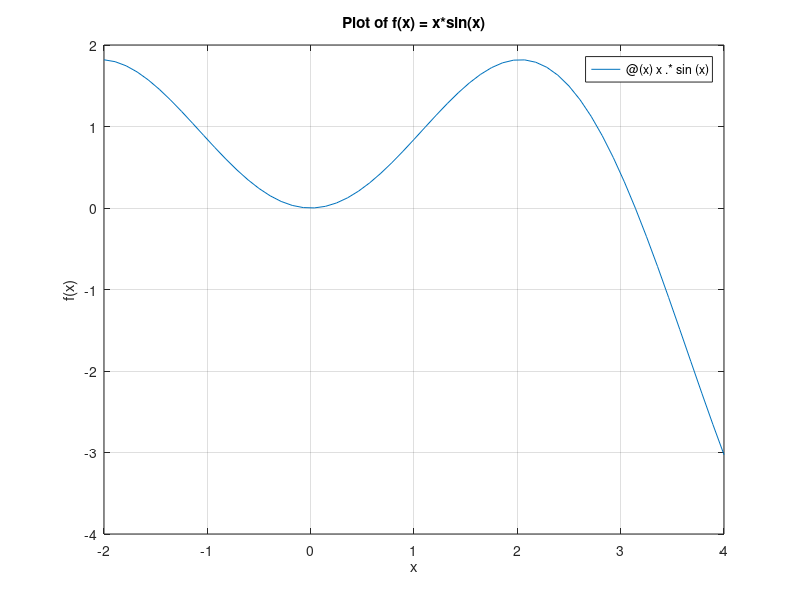

The MATLAB script that drew this image: (Note: this script raises an error after producing the figure.)
% 22120368 - Phan Thanh Tien
% Clear workspaces
clear all;
clc;

%% Beginning of Chapter 1

%% 13
A = 2 ^ 3 - (1 + 2) * (2 + 3) / (3 + 4) + sqrt(2) / sqrt(sqrt(3));
B = sin(pi / 3) - 2 * cos(pi / 4) + 3 * tan(pi / 6) / (2 - cot(5 * pi / 6));
C = exp(-sqrt(2)) - log(2/3) + log(exp(1) + 2);
D = (2 * A + 3 * B) / (C ^ 2 - 2 * C)

%% 14
a = 2; b = 3; c = 1;
A = (b + sqrt(b ^ 2 - 4 * a * c)) / (2 * a);
B = [a * sin(b) * cos(c), a * sin(b) * sin(c), a * cos(b)];
C = [(a + b) / (a + b + c), (a - b + c) / (a + b + c), (c ^ 2 - a * b) / (a + b + c), 1 / (a + b + c)];
% D = A * B + C % Error

%% 15
f = @(x) x .* sin(x);

fplot(f, [-2, 4]);
title('Plot of f(x) = x*sin(x)');
xlabel('x');
ylabel('f(x)');
grid on;

syms x;
f_sym = x * sin(x);
fplot(f_sym, [-2, 4]);
title('Plot of f(x) = x*sin(x)');
xlabel('x');
ylabel('f(x)');
grid on;

%% 16
% Bai 16.b
syms x;
syms y;
fxy = abs(x) + 2 * abs(y);
f1_2 = subs(subs(fxy, x, 1), y, 2);
ezsurf(f, [-2, 4, -3, 3]);

% Bai 16.a
f = @(x, y) abs(x) + 2 * abs(y);
f1 = f(1, 2);
[x, y] = meshgrid(-2:0.1:4, -3:0.1:3);
fxy = f(x, y);
surf(x, y, fxy);

%% 17 Find the derivative and integral of a function
% 17.a
syms x;
f = x ^ 2 + 2 * x + 4;

df = diff(f, x);
df2 = subs(df, x, 2);

f_i = int(f, x, 0, 1);
f_a = int(f);

% 17.b
g = (x .^ 2 + 1) / (x + 1);
dg = diff(g, x);
dg2 = diff(dg, x);
dg2_1 = sub(dg, x, 1);

G = int(g);
G_1 = int(g, -1, 1);

% % 17.c
% h = @x sin(2 * x);
% dh = diff(h, x);
% dh_0 = dh(0);
% H = int(h);
% H_1 = int(h, 0, inf);

%% 18 Solve quadratic equation
a = 2;
b = -3;
c = 1;

[x1, x2] = solve_quadratic(a, b, c);

fprintf('x1 = %f\n', x1);
fprintf('x2 = %f\n', x2);

function [x1, x2] = solve_quadratic(a, b, c)
    delta = b ^ 2 - 4 * a * c;

    if delta < 0
        x1 = NaN;
        x2 = NaN;
    else
        x1 = (-b + sqrt(delta)) / (2 * a);
        x2 = (-b - sqrt(delta)) / (2 * a);
    end

end

%% 19 Find the extreme values of a function
clear all;
clc;
syms x;
f = x ^ 3 - 6 * x;
[x, y] = find_extreme(f, -2, 2);

fprintf('Cuc tri cua f(x) = x^3 - 6x la:\n');
fprintf('x = %f\n', x);
fprintf('y = %f\n', y);

function [x, y] = find_extreme(f, a, b)
    syms x;
    df = diff(f, x);
    x = solve(df, x);
    y = subs(f, x);
end

%% 20 Find the 2nd derivative of 2 variables function, check if f_xy = f_yx
f = (x / y) * sin(y / x);

find_l2_derivative(f);

function find_l2_derivative(f)
    syms x y;
    f_xx = diff(f, x, 2);
    f_yy = diff(f, y, 2);
    f_xy = diff(diff(f, x), y);
    f_yx = diff(diff(f, y), x);

    if f_xy == f_yx
        fprintf('f_xy = f_yx\n');
    else
        fprintf('f_xy != f_yx\n');
    end

end

%% End of Chapter 1

%% Beginning of Chapter 2: Error and Approximation

clear all;
format long;
clc;

%% 1, 2.
% a.
p_e = 0.9857; % p*
p_a = 0.9768; % \bar{p}
% b.
p_e = 421;
p_a = 397;
% c.
p_e = 1102;
p_a = 1113;
% d.
p_e = 2.5743;
p_a = 2.6381;

% Code for a, b, c, d
aEp = abs(p_e - p_a);
rEp = aEp / abs(p_e);

%% 3. Find the error between true value with approximation using round() and floor()
% a.
p_e = pi;
% b.
p_e = exp(1);
% c.
p_e = ln(2);
% d.
p_e = sqrt(2);
% e.
p_e = sin(1);

% Code for a, b, c, d, e
p_1 = round(p_e, 3);
aEp1 = abs(p_e - p_1);
rEp1 = aEp1 / abs(p_e);

p_2 = floor(p_e * 10 ^ 3) / (10 ^ 3);
aEp2 = abs(p_e - p_2);
rEp2 = aEp2 / abs(p_e);

fprintf('[round]\n');
fprintf('p_1 = %f\n', p_1);
fprintf('Absolute error: %f\n', aEp1);
fprintf('Relative error: %f\n', rEp1);

fprintf('[floor]\n');
fprintf('p_2 = %f\n', p_2);
fprintf('Absolute error: %f\n', aEp2);
fprintf('Relative error: %f\n', rEp2);

%% 4. Check if the p_L <= p* <= p_R
% a.
p_t = 15.932; %\bar{p}
aEp = 1.247; % Absolute error
p_e = 17.351; % p*
% b.
p_t = 11115;
aEp = 120;
p_e = 11205;
% c.
p_t = 36.215;
aEp = 1.327;
p_e = 38.735;
% d.
p_t = 297;
aEp = 15;
p_e = 319;

% Code for a, b, c, d
p_L = p_t - aEp;
p_R = p_t + aEp;

if (p_L <= p_e) && (p_e <= p_R)
    fprintf('p_L <= p* <= p_R\n');
else
    fprintf('p_L > p* or p* > p_R\n');
end

%% 8. Given the following function
function [aEp, rEp] = saiso(p_e, p_a)
    aEp = abs(p_e - p_a);
    rEp = aEp / abs(p_e);
end

% a. What is the input and output?
% Input: p_e, p_a
% Output: aEp, rEp: The absolute and relative error

% b. Where the function has been put? Name of the function?
% saiso.m

% c. How to use this function?
% [aEp, rEp] = saiso(p_e, p_a)

%% 9. Function to find approximation of a Non-repeating decimal value
% Test the function
value = pi;
[round_value, floor_value] = approx_non_repeating_decimal(value);
fprintf('round_value = %f\n', round_value);
fprintf('floor_value = %f\n', floor_value);

function [round_value, floor_value] = approx_non_repeating_decimal(value)
    round_value = round(value, 3);
    floor_value = floor(value * 10 ^ 3) / (10 ^ 3);
end

%% 10. Function to check if the error is within the delta value (true/false)
% p_a is the approximation value
% p_e is the true value
% Test the function
p_e = pi;
p_a = 3.14;
delta_value = 0.01;
is_valid_approximation = is_valid_approximation(p_e, p_a, delta_value);
fprintf('is_valid_approximation = %d\n', is_valid_approximation);

function [is_valid_approximation] = is_valid_approximation(p_e, p_a, delta_value)
    p_L = p_e - aEp;
    p_R = p_e + aEp;
    is_valid_approximation = (p_L <= p_a) && (p_a <= p_R);
end

%% 11. Function to check if the error is within the tolerance
% Test the function
p_e = pi;
p_a = 3.14;
tolerance = 0.01;
valid = is_within_tolerance(p_e, p_a, tolerance);
fprintf('is_within_tolerance = %d\n', valid);

function [valid] = is_within_tolerance(p_e, p_a, tolerance)
    aEp = abs(p_e - p_a);
    rEp = aEp / abs(p_e);
    valid = rEp <= tolerance;
end

%% 12. Function to find the absolute and relative error of a function that has n variables
% Test the function
f = @(x) x ^ 2 + 2 * x + 4;
p_e = 10;
p_a = 11;
[aEp, rEp] = find_error(f, p_e, p_a);
fprintf('aEp = %f\n', aEp);
fprintf('rEp = %f\n', rEp);

function [aEp, rEp] = find_error(f, p_e, p_a)
    aEp = abs(p_e - p_a);
    rEp = aEp / abs(p_e);
end

%% 13. Function to find the value of function u (get 3 decimal places) and the absolute and relative error
% a.
syms x y;
u = log(2 * y + x ^ 2);
x_0 = 1.796;
y_0 = 0.532;  % Use a different variable name for the numeric value
p_e = double(subs(subs(u, x, x_0), y, y_0));  % Substitute y with y_0
p_a = round(p_e * 1000) / 1000;
[aEp, rEp] = find_error_v2(u, p_e, p_a);
fprintf('p_a = %f\n', p_a);
fprintf('aEp = %f\n', aEp);
fprintf('rEp = %f\n', rEp);

function [aEp, rEp] = find_error_v2(u, p_e, p_a)
    aEp = abs(p_e - p_a);
    rEp = aEp / abs(p_e);
end

%% End of chapter 2

%% Beginning of Chapter 3: Solve the equation
%% 1. Bisection method
% Function to solve the equation using Bisection method
% Test the function
f = @(x) x ^ 3 - 6 * x ^ 2 + 11 * x - 6.1;
a = 0;
b = 1;
tol = 1e-5;
[x, n] = bisection_method(f, a, b, tol);
fprintf('x = %f\n', x);
fprintf('n = %d\n', n);

% Input:
%   f: A function handle for the function you want to find a root of.
%   a, b: The interval that contains the root.
%   tol: The tolerance for the stopping criterion.
% Output:
%   x: The approximate root of the function f.
%   n: The number of iterations needed to reach the desired tolerance.
function [x, n] = bisection_method(f, a, b, tol)
    n = 0;
    % Print the table header
    fprintf('%5s %10s %10s %10s %10s %10s %10s\n', 'k', 'a', 'b', 'c', 'f(c)', 'f(c) < tol', 'f(c) * f(a)');

    figure; hold on; % Create a new figure and hold it for multiple plots
    fplot(f, [a b]); % Plot the function f over the interval [a, b]
    title('Bisection Method');
    xlabel('x');
    ylabel('f(x)');

    while (b - a) / 2 > tol
        n = n + 1;
        c = (a + b) / 2;
        fc = f(c);
        plot(c, f(c), 'ro'); % Plot the midpoint at each iteration
        % Print the iteration results
        fprintf('%5d %10.5f %10.5f %10.5f %10.5f %10d %10.5f\n', n, a, b, c, fc, abs(fc) < tol, fc * f(a));

        if fc == 0
            break;
        elseif f(a) * fc < 0
            b = c;
        else
            a = c;
        end
    end

    x = (a + b) / 2;

end

%% Given function:
chiadoi(@(x) exp(x) - x - 3, 0, 3, 10 ^ (-3));

function [c, fc] = chiadoi(f, a, b, Df)
    k = 1; hold on

    while 1
        c = (a + b) / 2;
        fc = f(c);
        rEc = abs((a - c) / a);
        disp([k c fc]);
        plot(k, fc, 'ro');
        if abs(fc) < Df, break, end

        if f(a) * f(c) > 0, a = c;
        else b = c;
        end

        k = k + 1;
    end
end

%% 2. Fixed point iteration method
% Function to solve the equation using Fixed point iteration method
% Test the function
g = @(x) 1 + 1 / x;
x0 = 1;
tol = 1e-5;
[x, n, x_vals] = fixed_point_iteration_method(g, x0, tol);
fprintf('x = %f\n', x);
fprintf('n = %d\n', n);

% The Fixed Point Iteration method for root finding.
% Input:
%   g: A function handle for the function you want to find a fixed point of.
%   x0: The initial guess for the fixed point.
%   tol: The tolerance for the stopping criterion.
% Output:
%   x: The approximate fixed point of the function g.
%   n: The number of iterations needed to reach the desired tolerance.
%   x_vals: The estimates at each iteration.
function [x, n, x_vals] = fixed_point_iteration_method(g, x0, tol)
    n = 0;
    x = x0;
    x_vals = x; % Initialize x_vals with the initial guess

    % Print the table header
    fprintf('%5s %10s %10s %10s\n', 'k', 'xk', 'f(xk)', 'f(xk) < tol');

    while true
        n = n + 1;
        x1 = g(x);

        % Print the iteration results
        fprintf('%5d %10.5f %10.5f %10d\n', n, x, g(x), abs(x1 - x) < tol);

        if abs(x1 - x) < tol
            break;
        end

        x = x1;
        x_vals = [x_vals, x]; % Store the estimate at each iteration
    end

    % Plot the estimates at each iteration
    figure;
    plot(1:n, x_vals, 'o-');
    xlabel('Iteration');
    ylabel('Estimate');
    title('Convergence of Fixed Point Iteration');
end


%% 3. Newton-Raphson method
% Function to solve the equation using Newton-Raphson method
% Test the function
f = @(x) x ^ 3 - 6 * x ^ 2 + 11 * x - 6.1;
df = @(x) 3 * x ^ 2 - 12 * x + 11;
x0 = 0;
tol = 1e-5;
[x, n] = newton_raphson_method(f, df, x0, tol);
fprintf('x = %f\n', x);
fprintf('n = %d\n', n);

% The Newton-Raphson method for root finding.
% Input:
%   f: A function handle for the function you want to find a root of.
%   df: A function handle for the derivative of f.
%   x0: The initial guess for the root.
%   tol: The tolerance for the stopping criterion.
% Output:
%   x: The approximate root of the function f.
%   n: The number of iterations needed to reach the desired tolerance.
function [x, n, x_vals] = newton_raphson_method(f, df, x0, tol)
    n = 0;
    x = x0;
    x_vals = x; % Initialize x_vals with the initial guess

    % Print the table header
    fprintf('%5s %10s %10s %10s\n', 'k', 'xk', 'f(xk)', 'f(xk) < tol');

    while true
        n = n + 1;
        x1 = x - f(x) / df(x);

        % Print the iteration results
        fprintf('%5d %10.5f %10.5f %10d\n', n, x, f(x), abs(x1 - x) < tol);

        if abs(x1 - x) < tol
            break;
        end

        x = x1;
        x_vals = [x_vals, x]; % Store the estimate at each iteration
    end

    % Plot the estimates at each iteration
    figure;
    plot(1:n, x_vals, 'o-');
    xlabel('Iteration');
    ylabel('Estimate');
    title('Convergence of Newton-Raphson Method');
end


%% 4. Secant method
% Test the function
f = @(x) x ^ 3 - 6 * x ^ 2 + 11 * x - 6.1;
x0 = 0;
x1 = 1;
tol = 1e-5;
[x, n] = secant_method(f, x0, x1, tol);
fprintf('x = %f\n', x);
fprintf('n = %d\n', n);

% The Secant method for root finding.
% Input:
%   f: A function handle for the function you want to find a root of.
%   x0, x1: The initial guesses for the root.
%   tol: The tolerance for the stopping criterion.
% Output:
%   x: The approximate root of the function f.
%   n: The number of iterations needed to reach the desired tolerance.
function [x, n, x_vals] = secant_method(f, x0, x1, tol)
    n = 0;
    x_vals = x1; % Initialize x_vals with the initial guess

    % Print the table header
    fprintf('%5s %10s %10s %10s %10s %10s %10s\n', 'k', 'a', 'b', 'x', 'f(x)', 'f(x) < tol', 'f(x) * f(a)');

    while true
        n = n + 1;
        x2 = x1 - f(x1) * (x1 - x0) / (f(x1) - f(x0));

        % Print the iteration results
        fprintf('%5d %10.5f %10.5f %10.5f %10.5f %10d %10.5f\n', n, x0, x1, x2, f(x2), abs(x2 - x1) < tol, f(x2) * f(x0));

        if abs(x2 - x1) < tol
            break;
        end

        x0 = x1;
        x1 = x2;
        x_vals = [x_vals, x1]; % Store the estimate at each iteration
    end

    x = x2;

    % Plot the estimates at each iteration
    figure;
    plot(1:n, x_vals, 'o-');
    xlabel('Iteration');
    ylabel('Estimate');
    title('Convergence of Secant Method');
end


%% End of chapter 3


%% Chapter 4. Linear Algebra Functions


% Test the function
% Define the coefficient matrix A and the right-hand side vector b
A = [5 1 1; 1 10 1; 1 1 20];
b = [7; 12; 22];

% Define the initial guess x0, the tolerance tol, and the maximum number of iterations max_iter
x0 = [0; 0; 0];
tol = 1e-6;
max_iter = 100;

% Call the iterative function
x_iterative = iterative(A, b, x0, tol, max_iter);

% Call the gauss_seidel function
x_gauss_seidel = gauss_seidel(A, b, x0, tol, max_iter);

% Print the results
fprintf('Solution from iterative method: \n');
disp(x_iterative);
fprintf('Solution from Gauss-Seidel method: \n');
disp(x_gauss_seidel);


% The Iterative method for solving linear systems.
% Input:
%   A: The coefficient matrix.
%   b: The right-hand side vector.
%   x0: The initial guess for the solution.
%   tol: The tolerance for the stopping criterion.
%   max_iter: The maximum number of iterations.
% Output:
%   x: The approximate solution of the system Ax = b.
function x = iterative(A, b, x0, tol, max_iter)
    D = diag(diag(A)); % Diagonal matrix
    L = tril(A, -1); % Lower triangular matrix
    U = triu(A, 1); % Upper triangular matrix
    T = -inv(D) * (L + U); % Iterative matrix
    c = inv(D) * b; % Iterative vector
    x = x0; % Initial guess
    x_vals = x; % Initialize x_vals with the initial guess

    % Print the table header
    fprintf('%5s %15s\n', 'Iter', 'Root');

    for i = 1:max_iter
        x_new = T * x + c;

        % Print the root after each iteration
        for j = 1:length(x_new)
            fprintf('%5d %15.6f\n', i, x_new(j));
        end

        if norm(x_new - x, inf) < tol
            x = x_new;
            return;
        end

        x = x_new;
        x_vals = [x_vals, x]; % Store the root after each iteration
    end

    % Plot the root after each iteration
    figure;
    plot(1:max_iter, x_vals, 'o-');
    xlabel('Iteration');
    ylabel('Root');
    title('Convergence of Iterative Method');

    error('Solution did not converge');
end


% The Gauss-Seidel method for solving linear systems.
% Input:
%   A: The coefficient matrix.
%   b: The right-hand side vector.
%   x0: The initial guess for the solution.
%   tol: The tolerance for the stopping criterion.
%   max_iter: The maximum number of iterations.
% Output:
%   x: The approximate solution of the system Ax = b.
function x = gauss_seidel(A, b, x0, tol, max_iter)
    D = diag(diag(A)); % Diagonal matrix
    L = tril(A, -1); % Lower triangular matrix
    U = triu(A, 1); % Upper triangular matrix
    T = -inv(D + L) * U; % Iterative matrix
    c = inv(D + L) * b; % Iterative vector
    x = x0; % Initial guess
    x_vals = x; % Initialize x_vals with the initial guess

    % Print the table header
    fprintf('%5s %15s\n', 'Iter', 'Root');

    for i = 1:max_iter
        x_new = T * x + c;

        % Print the root after each iteration
        for j = 1:length(x_new)
            fprintf('%5d %15.6f\n', i, x_new(j));
        end

        if norm(x_new - x, inf) < tol
            x = x_new;
            return;
        end

        x = x_new;
        x_vals = [x_vals, x]; % Store the root after each iteration
    end

    % Plot the root after each iteration
    figure;
    plot(1:max_iter, x_vals, 'o-');
    xlabel('Iteration');
    ylabel('Root');
    title('Convergence of Gauss-Seidel Method');

    error('Solution did not converge');
end


% Iterative method (other way) - [DEPRECATED]
function x = iterative2(A, C, tol, max_iter)
    % Compute B and G
    D = diag(A); % Diagonal elements of A
    B = -A ./ D + eye(size(A)); % B matrix
    G = C ./ D; % G vector

    % Initialize x
    x = G;

    % Iteration
    for k = 1:max_iter
        x_new = B * x + G;

        if norm(A * x_new - C) < tol
            x = x_new;
            return;
        end

        x = x_new;
    end

    error('Solution did not converge');
end

%% End of Chapter 4

%% Chap 5.1. Interpolation
%% 5.1.1. Polynomial interpolation
% Test the function
x = [1, 2.2, 3.1, 4];
y = [1.678, 3.267, 2.198, 3.787];
x_new = 2.5;
[y_new, a] = polynomial_interpolation(x, y, x_new);

% Print the interpolated y value
fprintf('y_new = %f\n', y_new);

% Print the regression function coefficients
fprintf('The regression function coefficients are: \n');
disp(a);

% Polynomial Interpolation Function
% This function performs polynomial interpolation for a given set of x and y values.
% It finds the coefficients of the polynomial that fits the given points, evaluates this polynomial at a new point or a set of new points, and plots the original points and the interpolated points.
% Additionally, it finds the regression function, prints it, and returns it.
%
% Inputs:
%   x: A vector of x values of the points.
%   y: A vector of y values of the points.
%   x_new: A new x value or a vector of new x values at which to evaluate the polynomial.
%
% Output:
%   y_new: The value or values of the polynomial at the new point or points.
%   a: The coefficients of the polynomial (the regression function).
%
% Usage:
%   [y_new, a] = polynomial_interpolation(x, y, x_new);
%
% Example:
%   x = [1, 2.2, 3.1, 4];
%   y = [1.678, 3.267, 2.198, 3.787];
%   x_new = 2.5;
%   [y_new, a] = polynomial_interpolation(x, y, x_new);
%   fprintf('y_new = %f\n', y_new);
%   fprintf('The regression function coefficients are: \n');
%   disp(a);
%
%   % Draw the function of polynomial interpolation
%   x_new = 1:0.1:4;
%   [y_new, a] = polynomial_interpolation(x, y, x_new);
%   plot(x, y, 'o', x_new, y_new, '-');
%
%   % Print the regression function coefficients
%   fprintf('The regression function coefficients are: \n');
%   disp(a);

function [y_new, a] = polynomial_interpolation(x, y, x_new)
    n = length(x);
    A = zeros(n, n);

    for i = 1:n
        A(:, i) = x .^ (i - 1);
    end

    a = A \ y';
    y_new = zeros(size(x_new));

    for i = 1:n
        y_new = y_new + a(i) * x_new .^ (i - 1);
    end

    % Build the polynomial string
    polynomial_str = 'f(x) = ';

    for i = n:-1:2
        polynomial_str = [polynomial_str, num2str(a(i)), ' * x^', num2str(i - 1), ' + '];
    end

    polynomial_str = [polynomial_str, num2str(a(1))];

    % Print the polynomial
    fprintf('%s\n', polynomial_str);

    % Return the coefficients of the polynomial
    return;
end

% Draw the function of polynomial interpolation
x = [1, 2.2, 3.1, 4];
y = [1.678, 3.267, 2.198, 3.787];
x_new = 1:0.1:4;
y_new = polynomial_interpolation(x, y, x_new);
plot(x, y, 'o', x_new, y_new, '-');
title('Polynomial Interpolation');

%% 5.1.2. Lagrange Interpolation Function
% This function performs Lagrange interpolation for a given set of x and y values.
% It constructs the Lagrange polynomial that fits the given points, and evaluates this polynomial at a new point or a set of new points.
%
% Inputs:
%   x: A vector of x values of the points. Should be the same length as y.
%   y: A vector of y values of the points. Should be the same length as x.
%   x_new: A new x value or a vector of new x values at which to evaluate the polynomial.
%
% Outputs:
%   y_new: The value or values of the polynomial at the new point or points.
%
% Usage:
%   y_new = lagrange_interpolation(x, y, x_new);
%
% Example:
%   x = [1, 2.2, 3.1, 4];
%   y = [1.678, 3.267, 2.198, 3.787];
%   x_new = 2.5;
%   y_new = lagrange_interpolation(x, y, x_new);
%   fprintf('y_new = %f\n', y_new);
%
% Note: If x_new is a vector, the function will plot the original points (x, y) and the interpolated points (x_new, y_new).

function y_new = lagrange_interpolation(x, y, x_new)
    % Initialize y_new
    y_new = zeros(size(x_new));

    % Number of data points
    n = length(x);

    % Initialize symbolic variable
    syms x_sym;

    % Initialize Lagrange polynomial
    L = 0;

    % Construct the Lagrange polynomial
    for i = 1:n
        % Initialize Li,n(x) as 1
        Li = 1;

        for j = 1:n

            if i ~= j
                Li = Li * (x_sym - x(j)) / (x(i) - x(j));
            end

        end

        % Add the term Li,n(x) * y(i) to the Lagrange polynomial
        L = L + Li * y(i);
    end

    % Print the Lagrange polynomial
    fprintf('Lagrange polynomial: L(x) = %s\n', char(L));

    % Evaluate the polynomial at the new points
    for k = 1:length(x_new)
        y_new(k) = double(subs(L, x_sym, x_new(k)));
    end

    % Return the interpolated values
    return;
end

% Test the function
x = [1, 2.2, 3.1, 4];
y = [1.678, 3.267, 2.198, 3.787];
x_new = 2.5;
y_new = lagrange_interpolation(x, y, x_new);
fprintf('y_new = %f\n', y_new);

% Draw the function of Lagrange interpolation
x_new = 1:0.1:4;
y_new = lagrange_interpolation(x, y, x_new);
plot(x, y, 'o', x_new, y_new, '-');
title('Lagrange Interpolation');
xlabel('x');
ylabel('y');
legend('Original points', 'Interpolated points');
grid on;

%% 5.1.3. Newton Interpolation Function
% This function performs Newton interpolation for a given set of x and y values.
% It finds the coefficients of the Newton polynomial that fits the given points, evaluates this polynomial at a new point or a set of new points.
% Additionally, it prints the Newton polynomial in a symbolic format and returns the interpolated y values and the polynomial string.
%
% Inputs:
%   x: A vector of x values of the points. Should be the same length as y.
%   y: A vector of y values of the points. Should be the same length as x.
%   x_new: A new x value or a vector of new x values at which to evaluate the polynomial.
%
% Outputs:
%   y_new: The value or values of the polynomial at the new point or points.
%
% Usage:
%   y_new = newton_interpolation(x, y, x_new);
%
% Example:
%   x = [1, 2.2, 3.1, 4];
%   y = [1.678, 3.267, 2.198, 3.787];
%   x_new = 2.5;
%   y_new = newton_interpolation(x, y, x_new);
%   fprintf('y_new = %f\n', y_new);
%
% Note: If x_new is a vector, the function will plot the original points (x, y) and the interpolated points (x_new, y_new).

function y_new = newton_interpolation(x, y, x_new)
    n = length(x);
    f = zeros(n, n);
    f(:, 1) = y(:); % the first column is y

    for j = 2:n

        for i = j:n
            f(i, j) = (f(i, j - 1) - f(i - 1, j - 1)) / (x(i) - x(i - j + 1));
        end

    end

    % Compute the interpolated values
    y_new = f(n, n);

    for i = (n - 1):-1:1
        y_new = y_new .* (x_new - x(i)) + f(i, i);
    end

    % Print the Newton polynomial
    syms x_sym; % Create a symbolic variable
    fprintf('Newton polynomial: f(x) = %s\n', char(poly2sym(f(n, :), x_sym)));

    % Return the interpolated values
    return;
end

% Test the function
x = [1, 2.2, 3.1, 4];
y = [1.678, 3.267, 2.198, 3.787];
x_new = 2.5;
y_new = newton_interpolation(x, y, x_new);
fprintf('y_new = %f\n', y_new);

% Draw the function of Newton interpolation
x_new = 1:0.1:4;
y_new = newton_interpolation(x, y, x_new);
plot(x, y, 'o', x_new, y_new, '-');
title('Newton Interpolation');
xlabel('x');
ylabel('y');
legend('Original points', 'Interpolated points');
grid on;

%% 5.1.4. Cubic Spline Interpolation Function
% This function performs cubic spline interpolation for a given set of x and y values.
% It constructs the cubic spline that fits the given points, evaluates this spline at a new point or a set of new points.
% Additionally, it prints the cubic spline in a symbolic format and returns the interpolated y values and the spline function.
%
% Inputs:
%   x: A vector of x values of the points. Should be the same length as y.
%   y: A vector of y values of the points. Should be the same length as x.
%   x_new: A new x value or a vector of new x values at which to evaluate the spline.
%
% Outputs:
%   y_new: The value or values of the spline at the new point or points.
%   pp: The piecewise polynomial representing the spline.
%
% Usage:
%   [y_new, pp] = spline_interpolation(x, y, x_new);
%
% Example:
%   x = [1, 2.2, 3.1, 4];
%   y = [1.678, 3.267, 2.198, 3.787];
%   x_new = 2.5;
%   [y_new, pp] = spline_interpolation(x, y, x_new);
%   fprintf('y_new = %f\n', y_new);
%
% Note: If x_new is a vector, the function will plot the original points (x, y) and the interpolated points (x_new, y_new).

function [y_new, pp] = spline_interpolation(x, y, x_new)
    % Step 1: Declare the data (x, y) and the new x coordinate x_new

    % Step 2: Construct the cubic spline
    pp = spline(x, y);

    % Step 3: Evaluate the spline at the new points
    y_new = ppval(pp, x_new);

    % Step 4: If x_new is a vector, plot the original points and the interpolated points
    if length(x_new) > 1
        plot(x, y, 'o', x_new, y_new, '-');
        title('Cubic Spline Interpolation');
        xlabel('x');
        ylabel('y');
        legend('Original points', 'Interpolated points');
        grid on;
    end

    % Step 5: Return the interpolated values and the spline
    return;
end

% Define the data points
x = [1, 2.2, 3.1, 4];
y = [1.678, 3.267, 2.198, 3.787];

% Define the new x value
x_new = 2.5;

% Call the spline_interpolation function
[y_new, pp] = spline_interpolation(x, y, x_new);

% Print the interpolated y value
fprintf('The interpolated y value at x = %f is y = %f\n', x_new, y_new);

% Plot the original points and the interpolated point
figure;
plot(x, y, 'o', x_new, y_new, 'x');
title('Cubic Spline Interpolation');
xlabel('x');
ylabel('y');
legend('Original points', 'Interpolated point');
grid on;

%% Chap 5.2. Regression
%% 5.2.1. Least Squares R(x) = ax + b
function [a, b] = least_squares(x, y)
    % LEAST_SQUARES Fit a line to the data using least squares.
    %
    % Syntax:
    %   [a, b] = LEAST_SQUARES(x, y)
    %
    % Description:
    %   LEAST_SQUARES(x, y) fits a line to the data in vectors x and y
    %   using the method of least squares. The line is of the form R(x) = ax + b.
    %   The function returns the slope a and y-intercept b of the line, and also
    %   plots the original data and the fitted line.
    %
    % Inputs:
    %   x - a vector of x coordinates
    %   y - a vector of y coordinates
    %
    % Outputs:
    %   a - the slope of the fitted line
    %   b - the y-intercept of the fitted line
    %
    % Example:
    %   x = [1, 2.2, 3.1, 4];
    %   y = [1.678, 3.267, 2.198, 3.787];
    %   [a, b] = least_squares(x, y);

    % Calculate the means of x and y
    x_mean = mean(x);
    y_mean = mean(y);

    % Calculate the slope (a) and y-intercept (b) using the formula for least squares fitting
    a = sum((x - x_mean) .* (y - y_mean)) / sum((x - x_mean) .^ 2);
    b = y_mean - a * x_mean;

    % Plot the original data and the fitted line
    plot(x, y, 'o');
    hold on;
    plot(x, a * x + b, '-');
    hold off;
    title('Least Squares Line Fit');
    xlabel('x');
    ylabel('y');
    legend('Original data', 'Fitted line');
    grid on;

    % Print the equation of the line
    fprintf('R(x) = %f*x + %f\n', a, b);

    % Return the slope and y-intercept
    return;
end

x = [1, 2.2, 3.1, 4];
y = [1.678, 3.267, 2.198, 3.787];
[a, b] = least_squares(x, y);

%% 5.2.2. Least squares exp
function [a, b] = least_squares_exp_linear(x, y)
    % Take the logarithm of y
    logy = log(y);

    % Calculate the means of x and logy
    x_mean = mean(x);
    logy_mean = mean(logy);

    % Calculate the slope (b) and intercept (A) using the formula for least squares fitting
    b = sum((x - x_mean) .* (logy - logy_mean)) / sum((x - x_mean) .^ 2);
    A = logy_mean - b * x_mean;

    % Calculate a from A
    a = exp(A);

    % Plot the original data and the fitted function
    plot(x, y, 'o');
    hold on;
    plot(x, a * exp(b * x), '-');
    hold off;
    title('Least Squares Exponential Fit');
    xlabel('x');
    ylabel('y');
    legend('Original data', 'Fitted function');
    grid on;

    % Print the equation of the function
    fprintf('R(x) = %f * e^(%f*x)\n', a, b);

    % Return the parameters a and b
    return;
end

x = [1, 2.2, 3.1, 4];
y = [2.718, 7.389, 20.085, 54.598];
[a, b] = least_squares_exp_linear(x, y);

%% 5.2.3.a. Least squares quadratic
function [a, b] = least_squares_quad(x, y)
    % LEAST_SQUARES_QUAD Fit a quadratic function to the data using least squares.
    %
    % Syntax:
    %   [a, b] = LEAST_SQUARES_QUAD(x, y)
    %
    % Description:
    %   LEAST_SQUARES_QUAD(x, y) fits a quadratic function to the data in vectors x and y
    %   using the method of least squares. The function is of the form R(x) = ax^2 + b.
    %   The function returns the parameters a and b of the function, and also
    %   plots the original data and the fitted function.
    %
    % Inputs:
    %   x - a vector of x coordinates
    %   y - a vector of y coordinates
    %
    % Outputs:
    %   a - the parameter a of the fitted function
    %   b - the parameter b of the fitted function
    %
    % Example:
    %   x = [1, 2.2, 3.1, 4];
    %   y = [2, 5.84, 10.61, 17];
    %   [a, b] = least_squares_quad(x, y);

    % Fit a quadratic function to the data using least squares
    p = polyfit(x, y, 2);

    % Extract the parameters a and b
    a = p(1);
    b = p(3);

    % Plot the original data and the fitted function
    plot(x, y, 'o');
    hold on;
    plot(x, a * x .^ 2 + b, '-');
    hold off;
    title('Least Squares Quadratic Fit');
    xlabel('x');
    ylabel('y');
    legend('Original data', 'Fitted function');
    grid on;

    % Print the equation of the function
    fprintf('R(x) = %f*x^2 + %f\n', a, b);

    % Return the parameters a and b
    return;
end

x = [1, 2.2, 3.1, 4];
y = 0.5 * x .^ 2 + 1.5;
[a, b] = least_squares_quad(x, y);

%% 5.2.3.b. Least squares power
function [a, b] = least_squares_power(x, y)
    % LEAST_SQUARES_POWER Fit a power function to the data using least squares.
    %
    % Syntax:
    %   [a, b] = LEAST_SQUARES_POWER(x, y)
    %
    % Description:
    %   LEAST_SQUARES_POWER(x, y) fits a power function to the data in vectors x and y
    %   using the method of least squares. The function is of the form R(x) = a * x^b.
    %   The function returns the parameters a and b of the function, and also
    %   plots the original data and the fitted function.
    %
    % Inputs:
    %   x - a vector of x coordinates
    %   y - a vector of y coordinates
    %
    % Outputs:
    %   a - the parameter a of the fitted function
    %   b - the parameter b of the fitted function
    %
    % Example:
    %   x = [1, 2.2, 3.1, 4];
    %   y = [2, 5.84, 10.61, 17];
    %   [a, b] = least_squares_power(x, y);

    % Take the logarithm of x and y
    logx = log(x);
    logy = log(y);

    % Fit a linear function to the transformed data using least squares
    p = polyfit(logx, logy, 1);

    % The slope of the fitted line is the parameter b, and the exponent of the
    % intercept is the parameter a
    b = p(1);
    a = exp(p(2));

    % Plot the original data and the fitted function
    plot(x, y, 'o');
    hold on;
    plot(x, a * x .^ b, '-');
    hold off;
    title('Least Squares Power Fit');
    xlabel('x');
    ylabel('y');
    legend('Original data', 'Fitted function');
    grid on;

    % Print the equation of the function
    fprintf('R(x) = %f * x^%f\n', a, b);

    % Return the parameters a and b
    return;
end

x = [1, 2.2, 3.1, 4];
y = 2 * x .^ 1.3;
[a, b] = least_squares_power(x, y);

%% Chap 5 end

%% Chap 6. Numerical Differentiation
%% 6.1.1. Forward differences
x = [1, 2, 3, 4, 5];
y = [1, 4, 9, 16, 25]; % y = x^2
dy = calculate_derivative_forward(x, y);
disp(dy); % Display the result

function dy = calculate_derivative_forward(x, y)
    % Calculate the derivative of a function given tables of x and y values.
    %
    % Inputs:
    %   x - a vector of x values
    %   y - a vector of y values corresponding to f(x)
    %
    % Outputs:
    %   dy - a vector of the derivative of f at each x

    % Initialize the output vector
    dy = zeros(size(y));

    % Calculate the derivative at the interior points
    dy(2:end - 1) = (y(3:end) - y(1:end - 2)) ./ (x(3:end) - x(1:end - 2));

    % Use forward difference for the first point
    dy(1) = (y(2) - y(1)) / (x(2) - x(1));

    % Use backward difference for the last point
    dy(end) = (y(end) - y(end - 1)) / (x(end) - x(end - 1));
end

%% 6.1.2 Backward differences
x = [1, 2, 3, 4, 5];
y = [1, 4, 9, 16, 25]; % y = x^2
dy = calculate_derivative_backward(x, y);
disp(dy); % Display the result

function dy = calculate_derivative_backward(x, y)
    % Calculate the derivative of a function given tables of x and y values using backward differences.
    %
    % Inputs:
    %   x - a vector of x values
    %   y - a vector of y values corresponding to f(x)
    %
    % Outputs:
    %   dy - a vector of the derivative of f at each x

    % Initialize the output vector
    dy = zeros(size(y));

    % Use backward difference for all points, except the first one
    dy(2:end) = (y(2:end) - y(1:end - 1)) ./ (x(2:end) - x(1:end - 1));

    % Use forward difference for the first point
    dy(1) = (y(2) - y(1)) / (x(2) - x(1));
end

%%  6.1.3. 3/5 point stencil
function dy = derivative_central_3_point(x, y, point)
    % Calculate the derivative of a function at a specific point using central differences with a 3-point stencil.
    dy = (y(point + 1) - y(point - 1)) / (x(point + 1) - x(point - 1));
end

function dy = derivative_backward_3_point(x, y, point)
    % Calculate the derivative of a function at a specific point using backward differences with a 3-point stencil.
    dy = (3 * y(point) - 4 * y(point - 1) + y(point - 2)) / (2 * (x(2) - x(1)));
end

function dy = derivative_central_5_point(x, y, point)
    % Calculate the derivative of a function at a specific point using central differences with a 5-point stencil.
    dy = (-y(point + 2) + 8 * y(point + 1) - 8 * y(point - 1) + y(point - 2)) / (12 * (x(2) - x(1)));
end

function dy = derivative_backward_5_point(x, y, point)
    % Calculate the derivative of a function at a specific point using backward differences with a 5-point stencil.
    dy = (-y(point) + 8 * y(point - 1) - 8 * y(point - 3) + y(point - 4)) / (12 * (x(2) - x(1)));
end

%% 6.2. Numerical Integration

%% 6.2.1. Trapezoid method
function I = trapezoid_method_data(x, y)
    % Check that the data is evenly spaced
    h = diff(x);

    if any(abs(h - h(1)) > 1e-6)
        error('Data must be evenly spaced to use the trapezoidal rule');
    end

    % Initialize the integral
    I = 0;

    % Add the contributions from the endpoints
    I = I + y(1) / 2 + y(end) / 2;

    % Add the contributions from the interior points
    for i = 2:length(y) - 1
        I = I + y(i);
    end

    % Multiply by h
    I = I * h(1);

    % Print the result
    fprintf('The integral of the function is %f.\n', I);

    % Return the integral
    return;
end

% Call the functions with data points
x = linspace(0, 1, 101);
y = x .^ 2;
I_trapezoid = trapezoid_method_data(x, y);

%% 6.2.2.1. Simpson 1/3 (known function)
function I = simpsons_one_third(f, a, b, n)
    % SIMPSONS_ONE_THIRD Calculate the integral of a function using the Simpson's 1/3 rule.
    %
    % Syntax:
    %   I = SIMPSONS_ONE_THIRD(f, a, b, n)
    %
    % Description:
    %   SIMPSONS_ONE_THIRD(f, a, b, n) calculates the integral of the function f from a to b using the Simpson's 1/3 rule with n intervals.
    %
    % Inputs:
    %   f - a function handle
    %   a - the lower limit of integration
    %   b - the upper limit of integration
    %   n - the number of intervals
    %
    % Outputs:
    %   I - the integral of f from a to b

    % Calculate the step size
    h = (b - a) / n;

    % Initialize the integral
    I = 0;

    % Add the contributions from the endpoints
    I = I + f(a) + f(b);

    % Add the contributions from the interior points
    for i = 1:n - 1

        if mod(i, 2) == 0
            I = I + 2 * f(a + i * h);
        else
            I = I + 4 * f(a + i * h);
        end

    end

    % Multiply by h/3
    I = I * h / 3;

    % Print the result
    fprintf('The integral of the function from %f to %f is %f.\n', a, b, I);

    % Return the integral
    return;
end

f = @(x) x .^ 2;
a = 0;
b = 1;
n = 100;
I = simpsons_one_third(f, a, b, n);

%% 6.2.2.2. Simpson 1/3 (unknown function)
function I = simpsons_one_third_data(x, y)
    % SIMPSONS_ONE_THIRD_DATA Calculate the integral of a function using the Simpson's 1/3 rule.
    %
    % Syntax:
    %   I = SIMPSONS_ONE_THIRD_DATA(x, y)
    %
    % Description:
    %   SIMPSONS_ONE_THIRD_DATA(x, y) calculates the integral of the function represented by the data points (x, y) using the Simpson's 1/3 rule.
    %
    % Inputs:
    %   x - the x values of the data points
    %   y - the y values of the data points
    %
    % Outputs:
    %   I - the integral of the function represented by the data points

    % Check that the data is evenly spaced
    h = diff(x);

    if any(abs(h - h(1)) > 1e-6)
        error('Data must be evenly spaced to use Simpsons 1/3 rule');
    end

    % Initialize the integral
    I = 0;

    % Add the contributions from the endpoints
    I = I + y(1) + y(end);

    % Add the contributions from the interior points
    for i = 2:length(y) - 1

        if mod(i, 2) == 0
            I = I + 4 * y(i);
        else
            I = I + 2 * y(i);
        end

    end

    % Multiply by h/3
    I = I * h(1) / 3;

    % Print the result
    fprintf('The integral of the function is %f.\n', I);

    % Return the integral
    return;
end

% Call the function with data points
x = linspace(0, 1, 101);
y = x .^ 2;
I = simpsons_one_third_data(x, y);

%% 6.2.3.1. Simpson 3/8 (known function)
function I = simpsons_three_eighths(f, a, b, n)
    % SIMPSONS_THREE_EIGHTHS Calculate the integral of a function using the Simpson's 3/8 rule.
    %
    % Syntax:
    %   I = SIMPSONS_THREE_EIGHTHS(f, a, b, n)
    %
    % Description:
    %   SIMPSONS_THREE_EIGHTHS(f, a, b, n) calculates the integral of the function f from a to b using the Simpson's 3/8 rule with n intervals.
    %
    % Inputs:
    %   f - a function handle
    %   a - the lower limit of integration
    %   b - the upper limit of integration
    %   n - the number of intervals
    %
    % Outputs:
    %   I - the integral of f from a to b

    % Calculate the step size
    h = (b - a) / n;

    % Initialize the integral
    I = 0;

    % Add the contributions from the endpoints
    I = I + f(a) + f(b);

    % Add the contributions from the interior points
    for i = 1:n - 1

        if mod(i, 3) == 0
            I = I + 2 * f(a + i * h);
        else
            I = I + 3 * f(a + i * h);
        end

    end

    % Multiply by 3h/8
    I = I * 3 * h / 8;

    % Print the result
    fprintf('The integral of the function from %f to %f is %f.\n', a, b, I);

    % Return the integral
    return;
end

f = @(x) x .^ 2;
a = 0;
b = 1;
n = 100;
I = simpsons_three_eighths(f, a, b, n);

%% 6.2.3.2. Simpson 3/8 (unknown function)
function I = simpsons_three_eighths_data(x, y)
    % SIMPSONS_THERE_EIGHTHS_DATA Calculate the integral of a function using the Simpson's 3/8 rule.
    %
    % Syntax:
    %   I = SIMPSONS_THERE_EIGHTHS_DATA(x, y)
    %
    % Description:
    %   SIMPSONS_THERE_EIGHTHS_DATA(x, y) calculates the integral of the function represented by the data points (x, y) using the Simpson's 3/8 rule.
    %
    % Inputs:
    %   x - the x values of the data points
    %   y - the y values of the data points
    %
    % Outputs:
    %   I - the integral of the function represented by the data points

    % Check that the data is evenly spaced
    h = diff(x);

    if any(abs(h - h(1)) > 1e-6)
        error('Data must be evenly spaced to use Simpson''s 3/8 rule');
    end

    % Initialize the integral
    I = 0;

    % Add the contributions from the endpoints
    I = I + y(1) + y(end);

    % Add the contributions from the interior points
    for i = 2:length(y) - 1

        if mod(i, 3) == 0
            I = I + 2 * y(i);
        else
            I = I + 3 * y(i);
        end

    end

    % Multiply by 3h/8
    I = I * 3 * h(1) / 8;

    % Print the result
    fprintf('The integral of the function is %f.\n', I);

    % Return the integral
    return;
end

x = linspace(0, 1, 101);
y = x .^ 2;
I_simpsons38 = simpsons_three_eighths_data(x, y);

%% 6.2.4. Newton-Cotes formulas
% Define a function handle for the function to integrate
f = @(x) x .^ 2;

% Define the x and y values of the data points for Newton-Cotes method
x = linspace(0, 1, 101);
y = f(x);

% Call the Newton-Cotes function
[I_newton, H] = newton_cotes(x, y, 2);

% Print the result
fprintf('The integral of the function using Newton-Cotes method is %f.\n', I_newton);

% % Print the H matrix
%fprintf('The H matrix is:\n');
%disp(H);

function [I, H] = newton_cotes(x, y, n)
    h = diff(x);
    h = h(1)
    size = length(y);
    
    I = 0
    switch n
        case 1
            H=[1 1]

            I = y(1) / 2 + y(end) / 2;

            for i = 2:size - 1
                I = I + y(i);
            end

            I = I * h;
        case 2
            H=[1/6 4/6 1/6]
            if mod(size, 2) == 0
                error('Simpson''s 1/3 rule requires an odd number of intervals');
            end
            I = y(1) + y(end)
            for i = 2:size - 1

                if mod(i, 3) == 0
                    I = I + 2 * y(i);
                else
                    I = I + 3 * y(i);
                end
        
            end
            I = I * h / 3;

        case 3
            H=[1/8 3/8 3/8 1/8]
            if mod(size, 3) ~= 1
                error('Simpson''s 3/8 rule requires a number of intervals that is one more than a multiple of three');
            end

            I = y(1) + y(end);
            for i = 2:size - 1
        
                if mod(i, 3) == 0
                    I = I + 2 * y(i);
                else
                    I = I + 3 * y(i);
                end
        
            end
            I = I * 3 * h / 8;
        otherwise
            error('Invalid rule. Valid rules are ''trapezoid'', ''simpson1/3'', and ''simpson3/8''.');
    end

end

%% 6.2.5. Gauss 2 - 3 - 4 points
function I = gauss_legendre_2(f, a, b)
    x = [-1 / sqrt(3), 1 / sqrt(3)];
    w = [1, 1];
    I = 0.5 * (b - a) * sum(w .* arrayfun(f, 0.5 * ((b - a) * x + a + b)));
end

function I = gauss_legendre_3(f, a, b)
    x = [-sqrt(3/5), 0, sqrt(3/5)];
    w = [5/9, 8/9, 5/9];
    I = 0.5 * (b - a) * sum(w .* arrayfun(f, 0.5 * ((b - a) * x + a + b)));
end

function I = gauss_legendre_4(f, a, b)
    x = [-sqrt((3/7) - (2/7) * sqrt(6/5)), sqrt((3/7) - (2/7) * sqrt(6/5)), ...
             -sqrt((3/7) + (2/7) * sqrt(6/5)), sqrt((3/7) + (2/7) * sqrt(6/5))];
    w = [(18 + sqrt(30)) / 36, (18 + sqrt(30)) / 36, (18 - sqrt(30)) / 36, (18 - sqrt(30)) / 36];
    I = 0.5 * (b - a) * sum(w .* arrayfun(f, 0.5 * ((b - a) * x + a + b)));
end

% Define a function handle for the function to integrate
f = @(x) x .^ 2;

% Define the lower and upper limits of integration
a = 0;
b = 1;

% Call the Gauss-Legendre quadrature functions
I_gauss2 = gauss_legendre_2(f, a, b);
I_gauss3 = gauss_legendre_3(f, a, b);
I_gauss4 = gauss_legendre_4(f, a, b);

% Print the results
fprintf('The integral of the function using Gauss-Legendre 2-point quadrature is %f.\n', I_gauss2);
fprintf('The integral of the function using Gauss-Legendre 3-point quadrature is %f.\n', I_gauss3);
fprintf('The integral of the function using Gauss-Legendre 4-point quadrature is %f.\n', I_gauss4);

%% End of chapter 6



%% Chapter 7. Ordinary Differential Equations
% 7.1. Iteration method
function [x, y] = solve_ode_analytical(f, x0, x1, h)
    % Solve an ODE using analytical integration.
    %
    % Inputs:
    %   f - function handle for the ODE (dy/dx = f(x))
    %   x0 - initial x value
    %   x1 - final x value
    %   h - step size
    %
    % Outputs:
    %   x - vector of x values
    %   y - solution at each x value

    % Initialize the x values
    x = x0:h:x1;

    % Initialize the symbolic variable
    syms s

    % Define the symbolic function
    g = matlabFunction(int(f(s), s));

    % Calculate the solution
    y = g(x);
end

% Define the ODE (dy/dt = y)
f = @(t) t;

% Solve the ODE from t = 0 to t = 2 with step size 0.01
[t, y] = solve_ode_analytical(f, 0, 2, 0.01);

% Print out the solution
disp('The solution y at each time t is:');
disp(y);

% Plot the solution
plot(t, y);

% Add a title and labels to the axes
title('Solution of dy/dt = y using Analytical method');
xlabel('Time (t)');
ylabel('Solution (y)');

% 7.2. Euler's method
function [t, y] = solve_ode_euler(f, tspan, y0, h)
    % Solve an ODE using the Euler method.
    %
    % Inputs:
    %   f - function handle for the ODE (dy/dt = f(t, y))
    %   tspan - 2-element vector specifying the time range [t0 tf]
    %   y0 - initial condition
    %   h - step size
    %
    % Outputs:
    %   t - vector of time points
    %   y - solution at each time point

    % Initialize the time points
    t = tspan(1):h:tspan(2);

    % Initialize the solution vector
    y = zeros(size(t));

    % Set the initial condition
    y(1) = y0;

    % Iterate over each time point
    for i = 1:(length(t) - 1)
        % Update the solution using the Euler method
        y(i + 1) = y(i) + h * f(t(i), y(i));
    end
end

% Define the ODE (dy/dt = y)
f = @(t, y) y;

% Solve the ODE from t = 0 to t = 2 with initial condition y(0) = 1 and step size 0.01
[t, y] = solve_ode_euler(f, [0 2], 1, 0.01);

% Print the solution
disp(y);

% Plot the solution
plot(t, y);

% Add a title and labels to the axes
title('Solution of dy/dt = y using Euler method');
xlabel('Time (t)');
ylabel('Solution (y)');


% 7.3. Runge-Kutta method
function [t, y] = solve_ode_rk4(f, tspan, y0, h)
    % Solve an ODE using the 4th order Runge-Kutta method.
    %
    % Inputs:
    %   f - function handle for the ODE (dy/dt = f(t, y))
    %   tspan - 2-element vector specifying the time range [t0 tf]
    %   y0 - initial condition
    %   h - step size
    %
    % Outputs:
    %   t - vector of time points
    %   y - solution at each time point

    % Initialize the time points
    t = tspan(1):h:tspan(2);

    % Initialize the solution vector
    y = zeros(size(t));

    % Set the initial condition
    y(1) = y0;

    % Iterate over each time point
    for i = 1:(length(t) - 1)
        % Calculate the Runge-Kutta coefficients
        k1 = h * f(t(i), y(i));
        k2 = h * f(t(i) + h/2, y(i) + k1/2);
        k3 = h * f(t(i) + h/2, y(i) + k2/2);
        k4 = h * f(t(i) + h, y(i) + k3);

        % Update the solution
        y(i + 1) = y(i) + (k1 + 2*k2 + 2*k3 + k4) / 6;
    end
end

% Define the ODE (dy/dt = y)
f = @(t, y) y;

% Solve the ODE from t = 0 to t = 2 with initial condition y(0) = 1 and step size 0.01
[t, y] = solve_ode_rk4(f, [0 2], 1, 0.01);

% Print the solution
disp(y);

% Plot the solution
plot(t, y);

% Add a title and labels to the axes
title('Solution of dy/dt = y using Runge-Kutta method');
xlabel('Time (t)');
ylabel('Solution (y)');

%% End of chapter 7 
